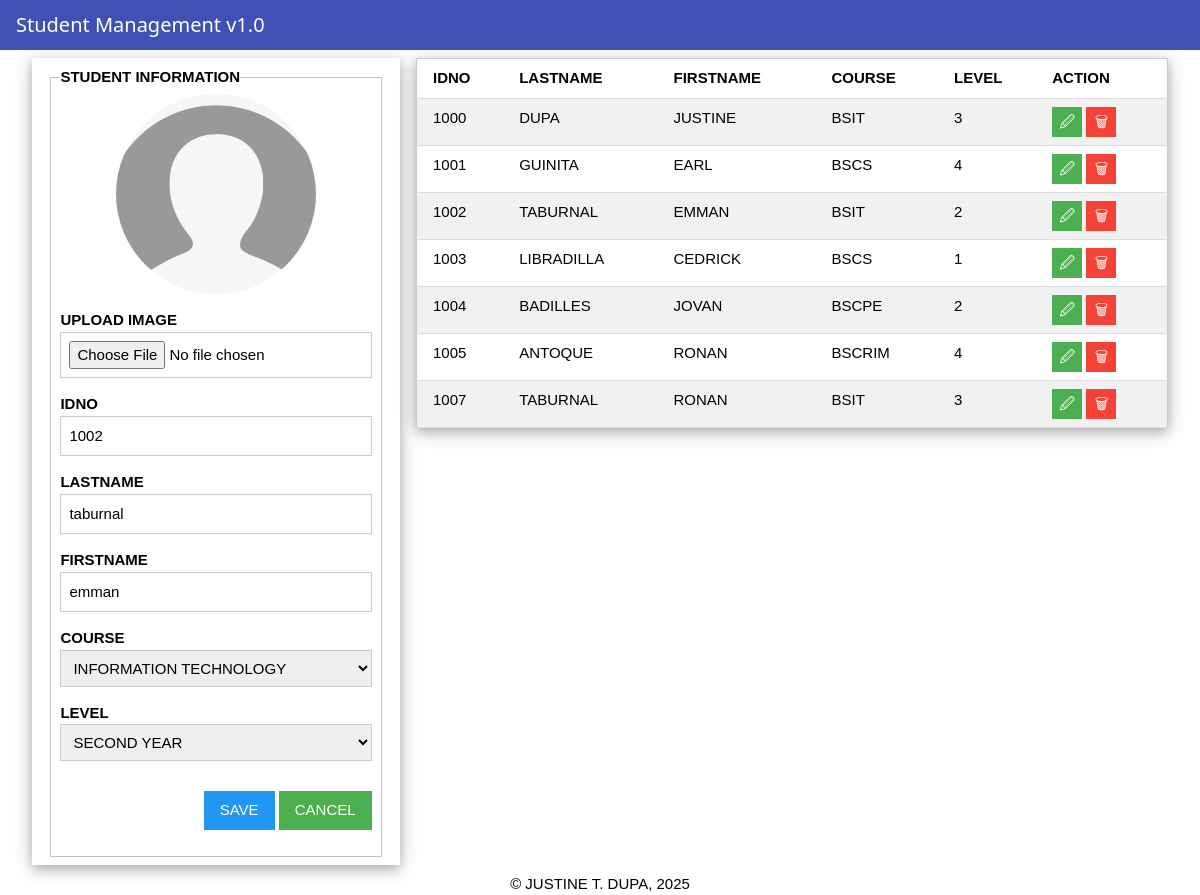
Page /update/1002 on the committed database.
### tables this page shows
CREATE TABLE students(
id integer primary key autoincrement,
idno varchar(10) unique,
lastname varchar(25),
firstname varchar(25),
course varchar(10),
level varchar(5), image varchar(25));

### app.py (the view, shortened to what this page needs)
@app.route("/update/<idno>", methods=['GET', 'POST'])
def update_student(idno):
    student = getRecord("students", idno=idno)
    if not student:
        return redirect(url_for('index'))
    student = student[0]  # Extract dict from list
    students = getAll('students')
    return render_template('index.html', student=student, studentlist=students)

### db/dbhelper.py (called while the page is built)
def getProcess(sql, vals) -> list:
    conn = connect(database)
    conn.row_factory = Row
    cursor = conn.cursor()
    cursor.execute(sql, vals)
    data = cursor.fetchall()
    cursor.close()
    conn.close()
    return data

def getAll(table) -> list:
    sql = f"SELECT * FROM {table}"
    return getProcess(sql, [])

def getRecord(table, **kwargs) -> list:
    keys = list(kwargs.keys())
    vals = list(kwargs.values())
    flds = []
    for key in keys:
        flds.append(f"{key} =?")
    fields = " AND ".join(flds)
    sql = f"SELECT * FROM {table} WHERE {fields}"
    return getProcess(sql, vals)

### templates/index.html (shortened to what this page needs)
{% extends 'base.html' %} {% block content %}
<div class="w3-row-padding">
  <div class="w3-third">
    <div class="w3-card-4 w3-container w3-padding">
      <fieldset>
        <legend><b>STUDENT INFORMATION</b></legend>
        <form method="post" enctype="multipart/form-data" action="{% if student %}{{ url_for('update_student', idno=student.idno) }}{% else %}{{ url_for('add_student') }}{% endif %}">
          <center>
            {% if student and student.image %}
              <img id="profilePreview"
                  src="{{ url_for('static', filename='uploads/' ~ student.image) }}"
                  alt="Profile Image" width="200" height="200" style="border-radius: 50%; object-fit: cover;">
            {% else %}
              <img id="profilePreview"
                  src="{{ url_for('static', filename='images/user_profile.png') }}"
                  alt="Default Profile" width="200" height="200" style="border-radius: 50%; object-fit: cover;">
            {% endif %}
          </center>
          <p>
            <label><b>UPLOAD IMAGE</b></label>
            <input type="file" name="image" accept="image/*" class="w3-input w3-border"
                  onchange="previewImage(event)">
          </p>
          <p>
              <label><b>IDNO</b></label>
              <input
              type="number"
              name="idno"
              id="idno"
              class="w3-input w3-border"
              required
              value="{{ student.idno if student else '' }}"
              />
          </p>
          <p>
              <label><b>LASTNAME</b></label>
              <input
              type="text"
              name="lastname"
              id="lastname"
              class="w3-input w3-border"
              required
              value="{{ student.lastname if student else '' }}"
              />
          </p>
          <p>
              <label><b>FIRSTNAME</b></label>
              <input
              type="text"
              name="firstname"
              id="firstname"
              class="w3-input w3-border"
              required
              value="{{ student.firstname if student else '' }}"
              />
          </p>
          <p>
              <label><b>COURSE</b></label>
              <select name="course" id="course" class="w3-input w3-border required">
              <option value="bsit" {% if student and student.course == 'bsit' %}selected{% endif %}>INFORMATION TECHNOLOGY</option>
              </select>
          </p>
          <p>
              <label><b>LEVEL</b></label>
              <select name="level" id="level" class="w3-input w3-border required">
              <option value="2" {% if student and student.level == '2' %}selected{% endif %}>SECOND YEAR</option>
              </select>
          </p>
          <p class="w3-right">
              <input type="submit" value="SAVE" class="w3-button w3-blue" />
              {% if student %}
              <a href="{{ url_for('index') }}" class="w3-button w3-green">CANCEL</a>
              {% else %}
              <input type="reset" value="CANCEL" class="w3-button w3-green" />
              {% endif %}
          </p>
        </form>
      </fieldset>
    </div>
  </div>
  <div class="w3-twothird">
    <table class="w3-table-all w3-card-4">
      <tr>
        <th>IDNO</th>
        <th class="w3-hide-small w3-hide-medium">LASTNAME</th>
        <th class="w3-hide-small w3-hide-medium">FIRSTNAME</th>
        <th class="w3-hide-small w3-hide-medium">COURSE</th>
        <th class="w3-hide-small w3-hide-medium">LEVEL</th>
        <th>ACTION</th>
        {% for student in studentlist %}
        <tr>
            <td>{{  student['idno'] }}</td>
            <td class="w3-hide-small w3-hide-medium">{{  student['lastname'].upper() }}</td>
            <td class="w3-hide-small w3-hide-medium">{{  student['firstname'].upper() }}</td>
            <td class="w3-hide-small w3-hide-medium">{{  student['course'].upper() }}</td>
            <td class="w3-hide-small w3-hide-medium">{{  student['level'] }}</td>
            <td>
                <a href="{{ url_for('update_student', idno=student['idno']) }}" class="w3-button w3-green" style="width: 30px !important; height: 30px !important; padding: 0 !important; text-align: center; line-height: 30px;">&#128393;</a>
                <a href="{{ url_for('delete_student', idno=student['idno']) }}" class="w3-button w3-red" style="width: 30px !important; height: 30px !important; padding: 0 !important; text-align: center; line-height: 30px;">&#128465;</a>
            </td>
        </tr>
        {% endfor %}
      </tr>
    </table>
  </div>
</div>
{% endblock %}

### static/css/w3.css (style rules this page uses)
*,*:before,*:after { box-sizing:inherit }
html { -ms-text-size-adjust:100%;-webkit-text-size-adjust:100% }
body { margin:0 }
a { background-color:transparent }
b,strong { font-weight:bolder }
img { border-style:none }
button,input,select,textarea,optgroup { font:inherit;margin:0 }
button,input { overflow:visible }
button,select { text-transform:none }
button,[type=button],[type=reset],[type=submit] { -webkit-appearance:button }
fieldset { border:1px solid #c0c0c0;margin:0 2px;padding:.35em .625em .75em }
legend { color:inherit;display:table;max-width:100%;padding:0;white-space:normal }
html,body { font-family:Verdana,sans-serif;font-size:15px;line-height:1.5 }
html { overflow-x:hidden }
img { vertical-align:middle }
a { color:inherit }
.w3-table,.w3-table-all { border-collapse:collapse;border-spacing:0;width:100%;display:table }
.w3-table-all { border:1px solid #ccc }
.w3-bordered tr,.w3-table-all tr { border-bottom:1px solid #ddd }
.w3-table-all tr:nth-child(odd) { background-color:#fff }
.w3-table-all tr:nth-child(even) { background-color:#f1f1f1 }
.w3-table td,.w3-table th,.w3-table-all td,.w3-table-all th { padding:8px 8px;display:table-cell;text-align:left;vertical-align:top }
.w3-table th:first-child,.w3-table td:first-child,.w3-table-all th:first-child,.w3-table-all td:first-child { padding-left:16px }
.w3-btn,.w3-button { border:none;display:inline-block;padding:8px 16px;vertical-align:middle;overflow:hidden;text-decoration:none;color:inherit;background-color:inherit;text-align:center;cursor:pointer;white-space:nowrap }
.w3-btn,.w3-button { -webkit-touch-callout:none;-webkit-user-select:none;-khtml-user-select:none;-moz-user-select:none;-ms-user-select:none;user-select:none }
.w3-input { padding:8px;display:block;border:none;border-bottom:1px solid #ccc;width:100% }
.w3-container:after,.w3-container:before,.w3-panel:after,.w3-panel:before,.w3-row:after,.w3-row:before,.w3-row-padding:after,.w3-row-padding:before, .w3-cell-row:before,.w3-cell-row:after,.w3-clear:after,.w3-clear:before,.w3-bar:before,.w3-bar:after { content:"";display:table;clear:both }
.w3-col,.w3-half,.w3-third,.w3-twothird,.w3-threequarter,.w3-quarter { float:left;width:100% }
@media (min-width:601px) { .w3-col.m4,.w3-third { width:33.33333% } }
@media (min-width:601px) { .w3-col.m8,.w3-twothird { width:66.66666% } }
.w3-row-padding,.w3-row-padding>.w3-half,.w3-row-padding>.w3-third,.w3-row-padding>.w3-twothird,.w3-row-padding>.w3-threequarter,.w3-row-padding>.w3-quarter,.w3-row-padding>.w3-col { padding:0 8px }
.w3-container,.w3-panel { padding:0.01em 16px }
.w3-card-4,.w3-hover-shadow:hover { box-shadow:0 4px 10px 0 rgba(0,0,0,0.2),0 4px 20px 0 rgba(0,0,0,0.19) }
.w3-border { border:1px solid #ccc!important }
.w3-padding { padding:8px 16px!important }
.w3-right { float:right!important }
.w3-blue,.w3-hover-blue:hover { color:#fff!important;background-color:#2196F3!important }
.w3-green,.w3-hover-green:hover { color:#fff!important;background-color:#4CAF50!important }
.w3-red,.w3-hover-red:hover { color:#fff!important;background-color:#f44336!important }

### rows in the picture
students: idno "1002", lastname "taburnal", firstname "emman", course "INFORMATION TECHNOLOGY", level "SECOND YEAR", lastname "TABURNAL", firstname "EMMAN", course "BSIT", level "2"
students: idno "1000", lastname "DUPA", firstname "JUSTINE", course "BSIT", level "3"
students: idno "1001", lastname "GUINITA", firstname "EARL", course "BSCS", level "4"
students: idno "1003", lastname "LIBRADILLA", firstname "CEDRICK", course "BSCS", level "1"
students: idno "1004", lastname "BADILLES", firstname "JOVAN", course "BSCPE", level "2"
students: idno "1005", lastname "ANTOQUE", firstname "RONAN", course "BSCRIM", level "4"
students: idno "1007", lastname "TABURNAL", firstname "RONAN", course "BSIT", level "3"
